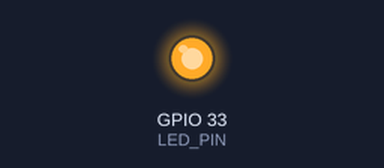
A sketch run on a simulated ESP32. On the bench: output pins drawn as LEDs (lit = HIGH). WiFi joins after 1.5 s; servers stay silent unless stated; uploads are accepted with an empty reply; the camera gives no picture; what the sketch prints to the serial monitor is not drawn.

Above: at 2.6 s.
Timing chart, 0 to 5.6 s (numbered marks = the images above):
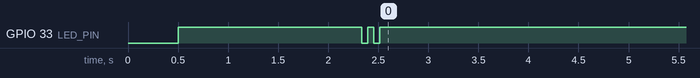

The sketch:

esp32cam_fitness.ino
```cpp
/*
 * esp32cam_fitness.ino  (v3 - Dual Channel)
 * =========================================
 * 双通道架构:
 *   通道1 (port 81): MJPEG stream server, APP 直连看 10fps 实时画面
 *   通道2 (port 8080): HTTP POST /api/v2/vision/infer/full, 后端跑推理
 *
 * 训练态 (后端 active_trainings[device_id]) 决定推理通道是否上传:
 *   - 训练中: 后端返回 next_interval_ms=500, ESP32 按 2fps 推理
 *   - 未训练: 后端返回 next_interval_ms=10000 + paused=true, ESP32 几乎不上传
 *   - 但 MJPEG stream 始终运行, APP 永远能看到画面
 *
 * 关键: esp_camera fb_get/fb_return 是线程安全的 (有内部 mutex),
 *       两个 task 可以同时 grab frame, 互不阻塞.
 *
 * 串口波特率: 115200
 */

#include <Arduino.h>
#include <WiFi.h>
#include <WiFiClient.h>
#include <WebServer.h>
#include <ArduinoOTA.h>
#include <esp_camera.h>
#include <esp_http_server.h>
#include <base64.h>

// =====================================================
// 配置
// =====================================================
// Fill these before flashing locally. Do not commit real WiFi credentials.
static const char* WIFI_SSID   = "YOUR_WIFI_SSID";
static const char* WIFI_PASS   = "YOUR_WIFI_PASSWORD";

static const char* SERVER_HOST = "192.168.72.56";
static const int   SERVER_PORT = 8080;
static const char* API_PATH    = "/api/v2/vision/infer/full";

static const char* DEVICE_ID    = "esp32cam-001";
static const char* DEVICE_TOKEN = "YOUR_DEVICE_TOKEN";

#define ENABLE_OTA          1
static const char* OTA_HOSTNAME = "esp32cam-fitness";
static const char* OTA_PASSWORD = "CHANGE_ME_OTA_PASSWORD";

// MJPEG stream server 端口
#define STREAM_PORT 81

// =====================================================
// 引脚 (AI-Thinker)
// =====================================================
#define PWDN_GPIO_NUM    32
#define RESET_GPIO_NUM   -1
#define XCLK_GPIO_NUM     0
#define SIOD_GPIO_NUM    26
#define SIOC_GPIO_NUM    27
#define Y9_GPIO_NUM      35
#define Y8_GPIO_NUM      34
#define Y7_GPIO_NUM      39
#define Y6_GPIO_NUM      36
#define Y5_GPIO_NUM      21
#define Y4_GPIO_NUM      19
#define Y3_GPIO_NUM      18
#define Y2_GPIO_NUM       5
#define VSYNC_GPIO_NUM   25
#define HREF_GPIO_NUM    23
#define PCLK_GPIO_NUM    22

#define LED_PIN          33
#define LED_ON()  digitalWrite(LED_PIN, LOW)
#define LED_OFF() digitalWrite(LED_PIN, HIGH)

// =====================================================
// 参数
// =====================================================
#define DEFAULT_INTERVAL_MS  10000   // 默认: 不训练时 10s/帧
#define MIN_INTERVAL_MS        300
#define MAX_INTERVAL_MS      30000

// 识别优先: MediaPipe 对 320x240 + 高压缩很敏感，VGA 画面通常更容易出骨架。
// AI-Thinker ESP32-CAM 有 PSRAM 时允许 120KB JPEG；无 PSRAM 会在 initCamera() 自动降回 QVGA。
#define MAX_FRAME_BYTES     120000
#define MIN_FRAME_BYTES      20000

#define HTTP_TIMEOUT_MS       5000
#define HTTP_MAX_RETRIES         2

// =====================================================
// 全局
// =====================================================
static WiFiClient client;
static unsigned long last_capture_ms = 0;
static unsigned long current_interval_ms = DEFAULT_INTERVAL_MS;
// ESP32 camera JPEG quality 数值越小画质越好。10 是画质/体积比较均衡的起点。
static int  current_quality = 10;
static int  capture_count = 0;
static int  success_count = 0;
static int  failure_count = 0;
static bool training_active = false;  // 由 server hint paused 字段反推

// MJPEG stream server handle (HTTP)
static httpd_handle_t stream_httpd = NULL;
static long stream_frame_count = 0;

// 前置声明
bool   initCamera();
bool   connectWiFi();
void   ledBlink(int times, int onMs = 80, int offMs = 80);
bool   captureLoop();
String httpPostInfer(const String& body, int* statusOut);
void   parseAndApplyServerHints(const String& json);
void   startMjpegServer();
esp_err_t streamHandler(httpd_req_t* req);

// =====================================================
// MJPEG Stream Handler (HTTP port 81)
// APP 访问 http://esp32-ip:81/stream 拉流
// =====================================================
#define PART_BOUNDARY "123456789000000000000987654321"
static const char* _STREAM_CONTENT_TYPE =
    "multipart/x-mixed-replace;boundary=" PART_BOUNDARY;
static const char* _STREAM_BOUNDARY = "\r\n--" PART_BOUNDARY "\r\n";
static const char* _STREAM_PART =
    "Content-Type: image/jpeg\r\nContent-Length: %u\r\n\r\n";

esp_err_t streamHandler(httpd_req_t* req) {
    esp_err_t res = ESP_OK;
    char partBuf[64];

    res = httpd_resp_set_type(req, _STREAM_CONTENT_TYPE);
    if (res != ESP_OK) return res;
    httpd_resp_set_hdr(req, "Access-Control-Allow-Origin", "*");
    httpd_resp_set_hdr(req, "X-Framerate", "10");

    while (true) {
        camera_fb_t* fb = esp_camera_fb_get();
        if (!fb) {
            Serial.println("[STREAM] capture failed");
            res = ESP_FAIL;
            break;
        }
        stream_frame_count++;

        // boundary
        if (res == ESP_OK) res = httpd_resp_send_chunk(req, _STREAM_BOUNDARY, strlen(_STREAM_BOUNDARY));
        // header
        size_t hlen = snprintf(partBuf, 64, _STREAM_PART, fb->len);
        if (res == ESP_OK) res = httpd_resp_send_chunk(req, partBuf, hlen);
        // JPEG body
        if (res == ESP_OK) res = httpd_resp_send_chunk(req, (const char*)fb->buf, fb->len);

        esp_camera_fb_return(fb);

        if (res != ESP_OK) break;

        // ~8fps。VGA 下 10fps 容易挤占推理通道，8fps 更稳。
        vTaskDelay(pdMS_TO_TICKS(125));
    }
    return res;
}

void startMjpegServer() {
    httpd_config_t config = HTTPD_DEFAULT_CONFIG();
    config.server_port = STREAM_PORT;
    config.ctrl_port = 32768;
    config.max_uri_handlers = 1;
    config.stack_size = 4096;

    if (httpd_start(&stream_httpd, &config) == ESP_OK) {
        httpd_uri_t uri = {
            .uri       = "/stream",
            .method    = HTTP_GET,
            .handler   = streamHandler,
            .user_ctx  = NULL
        };
        httpd_register_uri_handler(stream_httpd, &uri);
        Serial.printf("[STREAM] MJPEG server started on port %d\n", STREAM_PORT);
    } else {
        Serial.println("[STREAM] FAILED to start MJPEG server");
    }
}

// =====================================================
// setup()
// =====================================================
void setup() {
    Serial.begin(115200);
    delay(500);

    pinMode(LED_PIN, OUTPUT);
    LED_OFF();

    Serial.println();
    Serial.println("================================================");
    Serial.println(" Smart Fitness ESP32-CAM v3 (Dual Channel)");
    Serial.println("================================================");
    Serial.printf("Device:       %s\n", DEVICE_ID);
    Serial.printf("Infer server: http://%s:%d%s\n", SERVER_HOST, SERVER_PORT, API_PATH);
    Serial.printf("MJPEG stream: http://[esp32-ip]:%d/stream\n", STREAM_PORT);
    Serial.printf("Heap free:    %u  PSRAM: %s\n", ESP.getFreeHeap(), psramFound() ? "yes" : "no");
    Serial.println("------------------------------------------------");

    if (!initCamera()) {
        Serial.println("[FATAL] camera init failed");
        ledBlink(5, 200, 200);
        delay(3000); ESP.restart();
    }
    if (!connectWiFi()) {
        Serial.println("[FATAL] WiFi failed");
        ledBlink(5, 200, 200);
        delay(3000); ESP.restart();
    }

    // 启动 MJPEG stream server (port 81)
    startMjpegServer();

#if ENABLE_OTA
    ArduinoOTA.setHostname(OTA_HOSTNAME);
    ArduinoOTA.setPassword(OTA_PASSWORD);
    ArduinoOTA.onStart([]() { Serial.println("[OTA] starting..."); LED_ON(); });
    ArduinoOTA.onEnd([]() { Serial.println("[OTA] done."); LED_OFF(); });
    ArduinoOTA.onProgress([](unsigned int p, unsigned int t) {
        if ((p % (t / 10 + 1)) == 0) Serial.printf("[OTA] %u%%\n", (p * 100) / t);
    });
    ArduinoOTA.onError([](ota_error_t e) { Serial.printf("[OTA] err %u\n", e); ledBlink(5); });
    ArduinoOTA.begin();
    Serial.printf("[OTA] Ready, hostname=%s\n", OTA_HOSTNAME);
#endif

    ledBlink(2, 60, 60);
    Serial.println("[READY] Dual channel active");
}

// =====================================================
// loop() — 只管推理通道, MJPEG 在独立 httpd 线程跑
// =====================================================
void loop() {
#if ENABLE_OTA
    ArduinoOTA.handle();
#endif

    if (WiFi.status() != WL_CONNECTED) {
        Serial.println("[WiFi] dropped, reconnect...");
        connectWiFi();
    }

    unsigned long now = millis();
    if (now - last_capture_ms >= current_interval_ms) {
        last_capture_ms = now;
        captureLoop();
    }

    delay(5);
}

// =====================================================
// initCamera()
// =====================================================
bool initCamera() {
    camera_config_t config = {};
    config.ledc_channel = LEDC_CHANNEL_0;
    config.ledc_timer   = LEDC_TIMER_0;
    config.pin_d0       = Y2_GPIO_NUM;
    config.pin_d1       = Y3_GPIO_NUM;
    config.pin_d2       = Y4_GPIO_NUM;
    config.pin_d3       = Y5_GPIO_NUM;
    config.pin_d4       = Y6_GPIO_NUM;
    config.pin_d5       = Y7_GPIO_NUM;
    config.pin_d6       = Y8_GPIO_NUM;
    config.pin_d7       = Y9_GPIO_NUM;
    config.pin_xclk     = XCLK_GPIO_NUM;
    config.pin_pclk     = PCLK_GPIO_NUM;
    config.pin_vsync    = VSYNC_GPIO_NUM;
    config.pin_href     = HREF_GPIO_NUM;
    config.pin_sscb_sda = SIOD_GPIO_NUM;
    config.pin_sscb_scl = SIOC_GPIO_NUM;
    config.pin_pwdn     = PWDN_GPIO_NUM;
    config.pin_reset    = RESET_GPIO_NUM;
    config.xclk_freq_hz = 20000000;
    config.pixel_format = PIXFORMAT_JPEG;
    // 低延迟取最新帧；有 PSRAM 时用 VGA，提升人体关键点识别率。
    config.grab_mode    = CAMERA_GRAB_LATEST;
    config.frame_size   = psramFound() ? FRAMESIZE_VGA : FRAMESIZE_QVGA;
    config.jpeg_quality = current_quality;
    // fb_count=2: 一个给 stream, 一个给 inference, 交替使用
    config.fb_count     = psramFound() ? 2 : 1;
    config.fb_location  = psramFound() ? CAMERA_FB_IN_PSRAM : CAMERA_FB_IN_DRAM;

    esp_err_t err = esp_camera_init(&config);
    if (err != ESP_OK) {
        Serial.printf("[CAM] init failed: 0x%x\n", err);
        return false;
    }

    sensor_t* s = esp_camera_sensor_get();
    if (s) {
        if (s->id.PID == OV3660_PID) {
            s->set_vflip(s, 1);
            s->set_brightness(s, 1);
            s->set_saturation(s, -2);
        }
        s->set_framesize(s, psramFound() ? FRAMESIZE_VGA : FRAMESIZE_QVGA);
        s->set_quality(s, current_quality);
        s->set_brightness(s, 1);
        s->set_contrast(s, 1);
        s->set_saturation(s, 0);
        s->set_gainceiling(s, (gainceiling_t)6);
    }

    Serial.printf("[CAM] init ok %s JPEG q=%d\n", psramFound() ? "640x480" : "320x240", current_quality);
    return true;
}

// =====================================================
// connectWiFi()
// =====================================================
bool connectWiFi() {
    Serial.printf("[WiFi] connecting to %s ", WIFI_SSID);
    WiFi.persistent(false);
    WiFi.mode(WIFI_STA);
    WiFi.setSleep(false);

    for (int attempt = 1; attempt <= HTTP_MAX_RETRIES; attempt++) {
        WiFi.begin(WIFI_SSID, WIFI_PASS);
        unsigned long start = millis();
        while (WiFi.status() != WL_CONNECTED && millis() - start < 15000) {
            delay(300); Serial.print(".");
        }
        if (WiFi.status() == WL_CONNECTED) {
            Serial.println();
            Serial.printf("[WiFi] IP=%s RSSI=%d\n",
                          WiFi.localIP().toString().c_str(), WiFi.RSSI());
            return true;
        }
        Serial.printf("\n[WiFi] attempt %d failed\n", attempt);
        WiFi.disconnect(true);
        delay(attempt * 2000);
    }
    return false;
}

// =====================================================
// ledBlink()
// =====================================================
void ledBlink(int times, int onMs, int offMs) {
    for (int i = 0; i < times; i++) {
        LED_ON();  delay(onMs);
        LED_OFF(); delay(offMs);
    }
}

// =====================================================
// captureLoop() — 推理通道
//   未训练时: current_interval_ms = 10000 (几乎不上传)
//   训练中:   current_interval_ms = 500   (2fps 推理)
//   训练停止: 后端返回 next_interval_ms=10000, 自动降频
// =====================================================
bool captureLoop() {
    capture_count++;

    camera_fb_t* fb = esp_camera_fb_get();
    if (!fb) {
        Serial.println("[CAM] capture failed");
        failure_count++;
        return false;
    }
    LED_ON(); delay(10); LED_OFF();

    // 帧大小守卫
    size_t len = fb->len;
    bool need_adj = false;
    if (len > MAX_FRAME_BYTES && current_quality < 25) {
        current_quality = min(25, current_quality + 3); need_adj = true;
    } else if (len < MIN_FRAME_BYTES && current_quality > 8) {
        current_quality = max(8, current_quality - 2); need_adj = true;
    }
    if (need_adj) {
        sensor_t* s = esp_camera_sensor_get();
        if (s) s->set_quality(s, current_quality);
    }

    Serial.printf("[#%d] frame=%uB q=%d training=%d\n",
                  capture_count, (unsigned)len, current_quality, training_active);

    // Base64 + POST
    String b64 = base64::encode(fb->buf, fb->len);
    esp_camera_fb_return(fb);

    String body = "{\"image\":\"";
    body += b64;
    body += "\",\"device_id\":\"";
    body += DEVICE_ID;
    body += "\"}";

    int status = 0;
    String resp = httpPostInfer(body, &status);

    if (status >= 200 && status < 300) {
        success_count++;
        ledBlink(2, 30, 30);
        Serial.printf("[HTTP] %d ok %dB\n", status, resp.length());
        parseAndApplyServerHints(resp);
    } else {
        failure_count++;
        ledBlink(3);
        Serial.printf("[HTTP] %d fail\n", status);
    }

    if (capture_count % 20 == 0) {
        Serial.printf("[STAT] cap=%d ok=%d fail=%d stream=%ld heap=%u\n",
                      capture_count, success_count, failure_count,
                      stream_frame_count, ESP.getFreeHeap());
    }
    return true;
}

// =====================================================
// httpPostInfer()
// =====================================================
String httpPostInfer(const String& body, int* statusOut) {
    *statusOut = 0;
    String last_response;

    for (int attempt = 1; attempt <= HTTP_MAX_RETRIES; attempt++) {
        if (!client.connect(SERVER_HOST, SERVER_PORT)) {
            Serial.printf("[HTTP] connect fail attempt=%d\n", attempt);
            delay(attempt * 300);
            continue;
        }

        client.printf("POST %s HTTP/1.1\r\n", API_PATH);
        client.printf("Host: %s:%d\r\n", SERVER_HOST, SERVER_PORT);
        client.println("Content-Type: application/json");
        client.printf("Content-Length: %d\r\n", body.length());
        client.printf("X-Device-Id: %s\r\n", DEVICE_ID);
        if (strlen(DEVICE_TOKEN) > 0)
            client.printf("X-Device-Token: %s\r\n", DEVICE_TOKEN);
        client.println("Connection: close");
        client.println();
        client.print(body);

        unsigned long start = millis();
        while (client.available() == 0) {
            if (millis() - start > HTTP_TIMEOUT_MS) {
                client.stop(); goto next_try;
            }
            delay(1);
        }

        // status line
        {
            String sl = client.readStringUntil('\n'); sl.trim();
            int s1 = sl.indexOf(' '), s2 = sl.indexOf(' ', s1 + 1);
            if (s1 > 0 && s2 > s1) *statusOut = sl.substring(s1 + 1, s2).toInt();
        }
        // skip headers
        while (client.connected()) {
            String line = client.readStringUntil('\n'); line.trim();
            if (line.length() == 0) break;
        }
        // body
        last_response = "";
        while (client.available()) last_response += (char)client.read();
        client.stop();

        if (*statusOut >= 200 && *statusOut < 300) return last_response;
        if (*statusOut == 401 || *statusOut == 403) return last_response;
next_try:
        delay(attempt * 400);
    }
    return last_response;
}

// =====================================================
// parseAndApplyServerHints()
//   从后端响应判断训练态:
//     paused=true  → 降频到 10s (未训练)
//     paused=false → 提频到 500ms (训练中)
//     next_interval_ms → 按服务器值
// =====================================================
void parseAndApplyServerHints(const String& json) {
    // 解析 paused
    bool paused = false;
    int pi = json.indexOf("\"paused\"");
    if (pi >= 0) {
        int c = json.indexOf(':', pi);
        String val = json.substring(c + 1, c + 6); val.trim();
        paused = val.startsWith("true");
    }
    training_active = !paused;

    // 解析 next_interval_ms
    int idx = json.indexOf("\"next_interval_ms\"");
    if (idx < 0) idx = json.indexOf("\"throttle_ms\"");
    if (idx < 0) {
        // 没有 interval hint, 用 paused 推断
        unsigned long target = paused ? 10000 : 500;
        if (current_interval_ms != target) {
            Serial.printf("[HINT] paused=%d → interval %lu→%lu\n", paused, current_interval_ms, target);
            current_interval_ms = target;
        }
        return;
    }
    int colon = json.indexOf(':', idx);
    long val = 0;
    int p = colon + 1;
    while (p < (int)json.length() && (json[p] == ' ' || json[p] == '"')) p++;
    while (p < (int)json.length() && isDigit(json[p])) { val = val * 10 + (json[p] - '0'); p++; }
    if (val >= MIN_INTERVAL_MS && val <= MAX_INTERVAL_MS) {
        if ((long)current_interval_ms != val) {
            Serial.printf("[HINT] interval %lu→%ld ms (server)\n", current_interval_ms, val);
            current_interval_ms = (unsigned long)val;
        }
    }
}
```

Measured:
- by itself, everything shown: repeats every 4.0 s, in 16 steps
